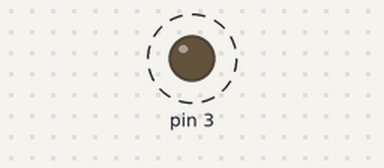
Bench run of a sketch on a simulated Arduino Uno, built with avr-gcc and run on an emulated ATmega328P. On the bench: output pins drawn as LEDs (lit = HIGH). Dashed ring = blinking.

Above: at 0.5 s.
Timing chart, 0 to 4.6 s (numbered marks = the images above):
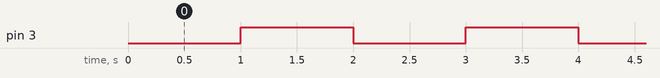

The sketch:

control_Led_through_bits.ino
```cpp
byte x=B10101010;
byte z;
void setup() {
  pinMode(3,OUTPUT);

}

void loop() {
  for(int i=0;i<=7;i++){
  z=bitRead(x,i);
 digitalWrite(3,z);
 delay(1000);

}
}
```

Measured:
- by itself, pin 3: alternates HIGH for 1.0 s and LOW for 1.0 s
